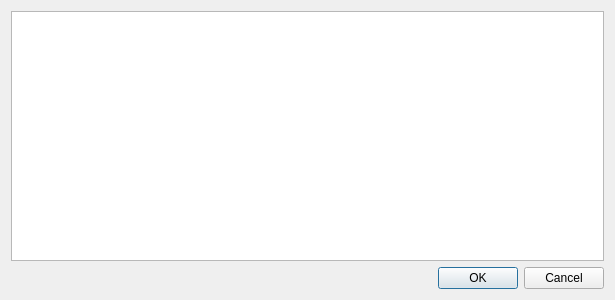
<?xml version="1.0" encoding="UTF-8"?>
<ui version="4.0">
 <class>DialogAboReport</class>
 <widget class="QDialog" name="DialogAboReport">
  <property name="geometry">
   <rect>
    <x>0</x>
    <y>0</y>
    <width>615</width>
    <height>300</height>
   </rect>
  </property>
  <property name="windowTitle">
   <string>Dialog</string>
  </property>
  <layout class="QVBoxLayout" name="verticalLayout">
   <item>
    <widget class="QTableWidget" name="Table">
     <attribute name="horizontalHeaderVisible">
      <bool>false</bool>
     </attribute>
     <attribute name="verticalHeaderVisible">
      <bool>false</bool>
     </attribute>
    </widget>
   </item>
   <item>
    <widget class="QDialogButtonBox" name="buttonBox">
     <property name="orientation">
      <enum>Qt::Horizontal</enum>
     </property>
     <property name="standardButtons">
      <set>QDialogButtonBox::Cancel|QDialogButtonBox::Ok</set>
     </property>
    </widget>
   </item>
  </layout>
 </widget>
 <resources/>
 <connections>
  <connection>
   <sender>buttonBox</sender>
   <signal>accepted()</signal>
   <receiver>DialogAboReport</receiver>
   <slot>accept()</slot>
   <hints>
    <hint type="sourcelabel">
     <x>248</x>
     <y>254</y>
    </hint>
    <hint type="destinationlabel">
     <x>157</x>
     <y>274</y>
    </hint>
   </hints>
  </connection>
  <connection>
   <sender>buttonBox</sender>
   <signal>rejected()</signal>
   <receiver>DialogAboReport</receiver>
   <slot>reject()</slot>
   <hints>
    <hint type="sourcelabel">
     <x>316</x>
     <y>260</y>
    </hint>
    <hint type="destinationlabel">
     <x>286</x>
     <y>274</y>
    </hint>
   </hints>
  </connection>
 </connections>
</ui>
